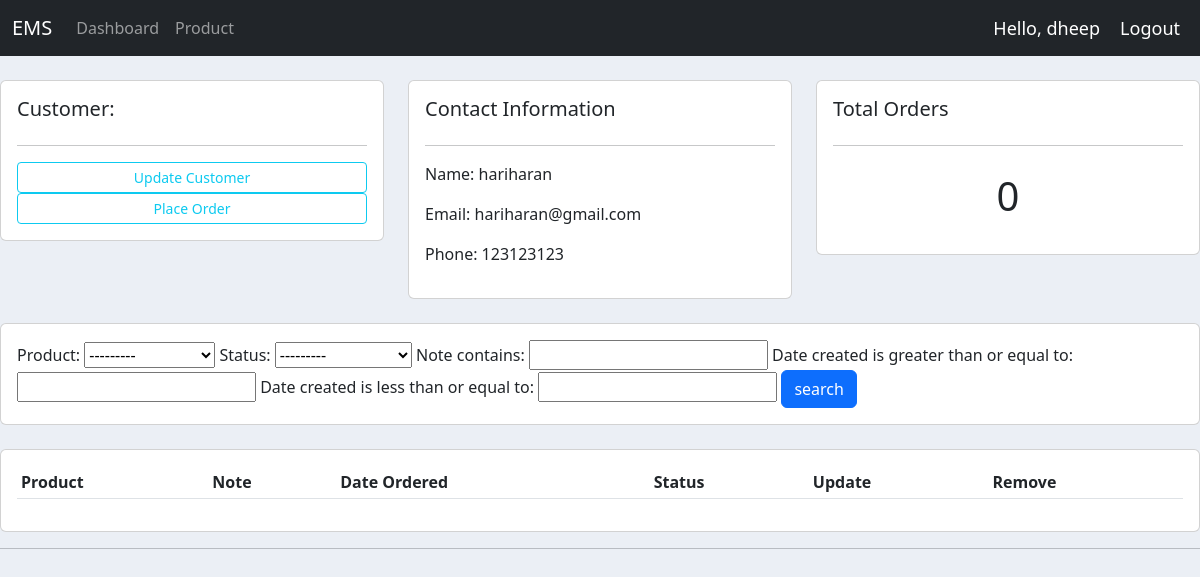
Page /customer/5/ (signed in) on the committed database.
### accounts/models.py (models this page shows, shortened)
class Customer(models.Model):
    user = models.OneToOneField(User, null=True, on_delete=models.CASCADE)
    name = models.CharField(max_length=200, null=True)
    phone = models.CharField(max_length=200, null=True)
    email = models.CharField(max_length=200, null=True)
    profile_pic = models.ImageField(null=True, blank=True)
    date_creation = models.DateTimeField(auto_now_add=True, null=True)

### accounts/decorators.py (the view)
        def wrapper_func(request, *args, **kwargs):
            group = None
            if request.user.groups.exists():
                group = request.user.groups.all()[0].name
            if group in allowed_roles:
                return view_func(request, *args, **kwargs)
            else:
                return HttpResponse('You are not authorised to view this page')

### accounts/models.py (called while the page is built)
    def __str__(self):
        return self.name

### accounts/views.py (called while the page is built)
@login_required(login_url='login')
@allowed_users(allowed_roles=['admin'])
def customer(request, pk_c_id):
    customer = Customer.objects.get(id=pk_c_id)
    order = customer.order_set.all()
    order_count = Order.objects.count()
    order_cnt = order.filter(customer=pk_c_id).count()
    myFilter = Orderfilter(request.GET, queryset=order)
    order = myFilter.qs
    context = {'customer': customer, 'order': order,
               'order_count': order_count, 'order_cnt': order_cnt, 'myFilter':myFilter}
    return render(request, 'accounts/customer.html', context)

### accounts/templates/accounts/customer.html (shortened to what this page needs)
{% extends 'accounts/main.html' %}
{% block content %}
<br>
<div class="row">
    <div class="col-md">
        <div class="card card-body">
            <h5>Customer:</h5>
            <hr>
            <a href="" class="btn btn-outline-info btn-sm btn-block"> Update Customer</a>
            <a href="{% url 'createorder' customer.id %}" class="btn btn-outline-info btn-sm btn-block"> Place Order </a>
        </div>
    </div>
    <div class="col-md">
        <div class="card card-body">
            <h5>Contact Information</h5>
            <hr>
            <p>Name: {{customer.name}} </p>
            <p>Email: {{customer.email}}</p>
            <p>Phone: {{customer.phone}}</p>
        </div>
    </div>
    <div class="col-md">
        <div class="card card-body">
            <h5>Total Orders</h5>
            <hr>
            <h1 style="text-align:center; padding:10px; ">{{order_cnt}}</h1>
        </div>
    </div>
</div>
<br>
<div class="row">
    <div class="col">
        <div class="card card-body">
            <form method="get">
                {{myFilter.form}}
                <button class="btn btn-primary" type="submit">search</button>
            </form>
        </div>
    </div>
</div>
<br>
<div class="row">
    <div class="col-md">
        <div class="card card-body">
            <table class="table table-sm">
                <tr>
                    <th>Product</th>
                    <th>Note</th>
                    <th>Date Ordered</th>
                    <th>Status</th>
                    <th>Update</th>
                    <th>Remove</th>
                </tr>
            </table>
        </div>
    </div>
</div>
{% endblock %}

### accounts/templates/accounts/navbar.html (shortened to what this page needs)
{% load static %}
<nav class="navbar navbar-expand-lg navbar-dark bg-dark">
    <div class="container-fluid">
        <a class="navbar-brand" href="#">EMS</a>
        <div class="collapse navbar-collapse" id="navbarNav">
            <ul class="navbar-nav">
                {% if request.user.is_staff %}
                <li class="nav-item">
                    <a class="nav-link" href="{% url 'home' %}">Dashboard</a>
                </li>
                <li class="nav-item">
                    <a class="nav-link" href="{% url 'product' %}">Product</a>
                </li>
                {% else %}
                <li class="nav-item">
                    <a class="nav-link" href="{% url 'account' %}">Settings</a>
                </li>
                {% endif %}
            </ul>
        </div>
    </div>
    <span class="hello-msg">Hello, {{request.user}}</span>
    <span><a style="text-decoration: none;" class="hello-msg" href="{% url 'logout' %}">Logout</a></span>
</nav>

### static/css/main.css (style rules this page uses)
body { background-color: #ebeff5; }

### accounts/templates/accounts/navbar.html (style rules this page uses)
.hello-msg { font-size: 18px; color: #fff; margin-right: 20px; white-space: nowrap; }

### rows in the picture
Customer: name "hariharan", email "hariharan@gmail.com", phone "123123123"

### other values in the picture
{{ request.user }} "dheep"
{{ order_cnt }} "0"
